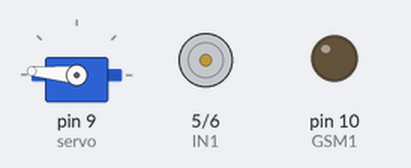
The sketch below on a simulated Arduino Uno, built with avr-gcc and run on an emulated ATmega328P. Shown: servo, motor-driver pin pairs drawn as motors (green arrow = first pin HIGH = forward, orange = second pin HIGH = backward, longer = more drive), output pins drawn as LEDs (lit = HIGH).

Above: at 0.1 s.
At 25.46 s:
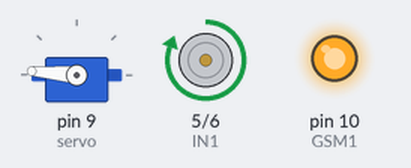
At 28.8 s:
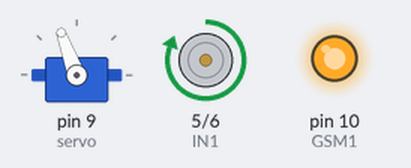
Timing chart, 0 to 40.0 s (numbered marks = the images above):
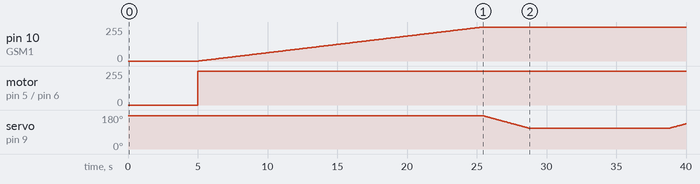

The sketch:

spaceflight.ino
```cpp
#include <Servo.h>

Servo servo;

int minpos = 175;
int maxpos = 110;

int pos = minpos;

const int IN1 = 5;
const int IN2 = 6;
const int GSM1 = 10;

int speed = 255;

void setup() {
  servo.attach(9);
  servo.write(pos);
  pinMode(IN1, OUTPUT);
  pinMode(IN2, OUTPUT);
  pinMode(GSM1, OUTPUT);
}

void loop() {
  delay(5000);
  motor_forward();
  up();
  delay(10000);
  down();
  delay(5000);
  motor_stop();
  delay(5000);
}

void motor_forward() {
  digitalWrite(IN1, HIGH);
  digitalWrite(IN2, LOW);
  for (int i = 0; i <= speed; i += 1) {
    analogWrite(GSM1, i);
    delay(80);
  }
}

void motor_stop() {
  digitalWrite(IN1, LOW);
  digitalWrite(IN2, LOW);
  for (int i = speed; i >= 0; i -= 1) {
    analogWrite(GSM1, i);
    delay(80);
  }
}

void up() {
  for (pos = minpos; pos >= maxpos; pos -= 1) {
    servo.write(pos);
    delay(50);
  }
}

void down() {
  for (pos = maxpos; pos <= minpos; pos += 1) {
    servo.write(pos);
    delay(50);
  }
}
```

Measured:
- by itself, pin 10 (GSM1): moves from 0/255 to 255/255 over 20.3 s
- by itself, motor on pin 5 (IN1) / pin 6 (IN2): stopped → forward 255/255 at 5.0 s
